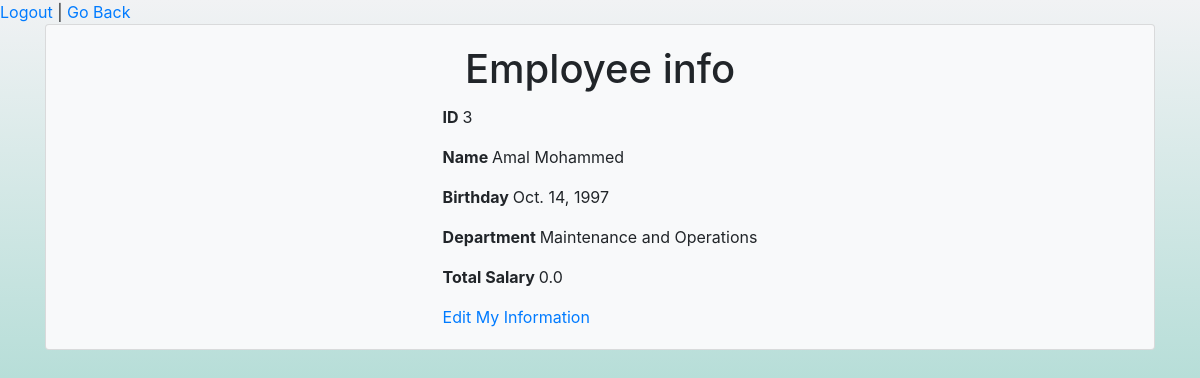
The app's page /employee (signed in) with its own data.
### employee_app/models.py (models this page shows)
class User(models.Model):
    first_name = models.CharField(max_length=45)
    last_name = models.CharField(max_length=45)
    birthday = models.DateField(default=datetime.now())
    position = models.BooleanField(default=False)
    total_salary = models.FloatField(default=0)
    email = models.CharField(max_length=255)
    user_name = models.CharField(max_length=50)
    password = models.CharField(max_length=255)
    created_at = models.DateTimeField(auto_now_add=True)
    updated_at = models.DateTimeField(auto_now=True)
    objects = UserManager()
    department =models.ForeignKey(Department, related_name="users",on_delete=models.CASCADE,null=True)

class Department(models.Model):
    name = models.CharField(max_length=100)
    created_at = models.DateTimeField(auto_now_add=True)
    updated_at = models.DateTimeField(auto_now=True)

### employee_app/views.py (the view)
# urls.py: path('employee', views.employee_page),
def employee_page(request):
    if request.method == "GET":
        if 'uid' in request.session:
            this_user= User.objects.get(id=request.session['uid'])
        if this_user.position==False:
            context = {
                'this_user':this_user,
                'all_users': User.objects.all()
            }
            return render(request,"employee.html", context)
    return redirect('/')

### employee_app/templates/employee.html (shortened to what this page needs)
<!DOCTYPE html>
<html lang="en">
<head>
    {% load static %}
    <link rel="stylesheet" href="https://maxcdn.bootstrapcdn.com/bootstrap/4.0.0/css/bootstrap.min.css">
    <link rel="stylesheet" type="text/css" href="{% static 'css/style.css' %}">
</head>
<body>
    <a href="/logout"> Logout </a>| <a href="/login"> Go Back </a>
    <div class="container">
        <div class="card bg-light">
            <div class="card-body mx-auto" style="max-width: 9000px;">
                <h1 class="card-title text-center">Employee info</h1>
                <p> <strong>ID </strong> {{ this_user.id }} </p>
                <p><strong>Name </strong>{{ this_user.first_name }} {{ this_user.last_name}} </p>
                <p><strong>Birthday </strong>{{ this_user.birthday }} </p>
                <p><strong>Department </strong> {{ this_user.department.name }}</p>
                <p> <strong>Total Salary </strong>{{ this_user.total_salary }}</p>
                <a href="/edit_info">Edit My Information</a>
            </div>
        </div>
    </div>
</body>
</html>

### employee_app/static/css/style.css (style rules this page uses)
body { height: 100%; background-image: linear-gradient(to top, #63C1B0,#f1f2f4); }
.container { height: 900px; }

### records on screen
User: id "3", first_name "Amal", last_name "Mohammed", birthday "Oct. 14, 1997", department.name "Maintenance and Operations", total_salary "0.0"
